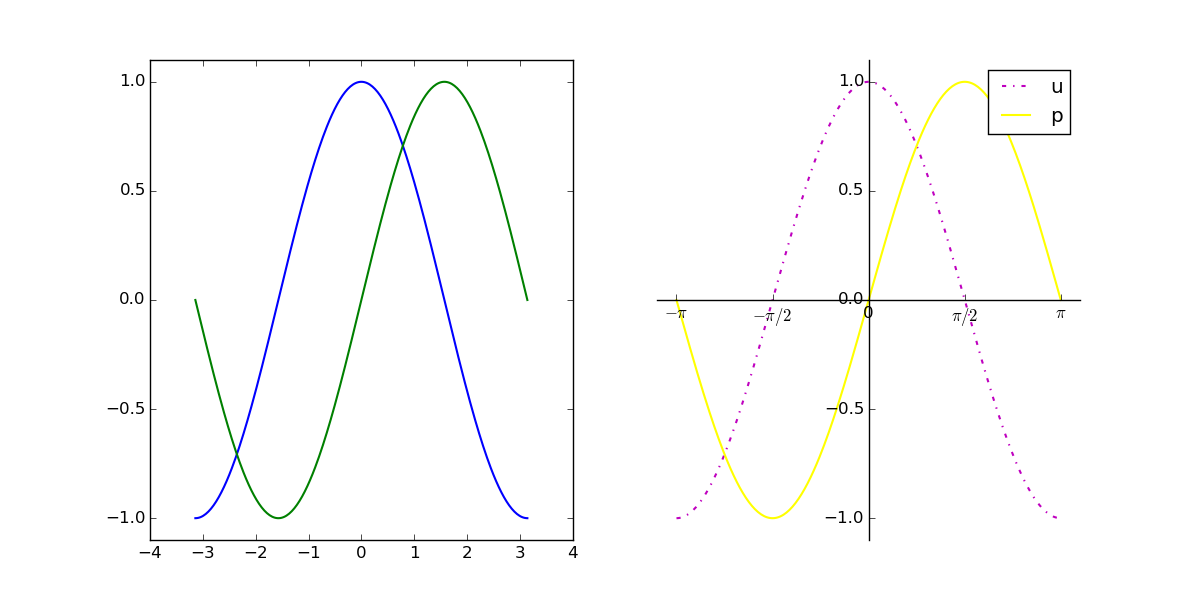

Write Python code to recreate this figure.
#!/usr/bin/env python

import numpy as np
import matplotlib.pyplot as plt


plt.figure(figsize=(12,6), dpi=80)

plt.subplot(121)

X = np.linspace(-np.pi, np.pi, 256, endpoint=True)
C,S = np.cos(X), np.sin(X)

plt.plot(X, C, color="blue", linewidth=1.5, linestyle="-")

plt.plot(X, S, color="green", linewidth=1.5, linestyle="-")

plt.xlim(X.min()*1.1, X.max()*1.1)
plt.xticks(np.linspace(-4, 4, 9, endpoint=True))

plt.ylim(C.min()*1.1, C.max()*1.1)
plt.yticks(np.linspace(-1, 1, 5, endpoint=True))

plt.subplot(122)

plt.plot(X, C, "-.m", linewidth='1.5')

plt.plot(X, S, color="yellow", linewidth=1.5, linestyle="-")

plt.xlim(X.min()*1.1, X.max()*1.1)
plt.xticks(np.linspace(-np.pi, np.pi, 5, endpoint=True),
        [r'$-\pi$', r'$-\pi/2$', '0', r'$\pi/2$', r'$\pi$'])

plt.ylim(C.min()*1.1, C.max()*1.1)
plt.yticks(np.linspace(-1, 1, 5, endpoint=True))

ax = plt.gca()
ax.xaxis.set_ticks_position('bottom')
ax.yaxis.set_ticks_position('left')
ax.spines['top'].set_color('none')
ax.spines['right'].set_color('none')
ax.spines['left'].set_position(('data',0))
ax.spines['bottom'].set_position(('data',0))

plt.legend("upper left", frameon=True)

plt.savefig("matplot_p1.png")

